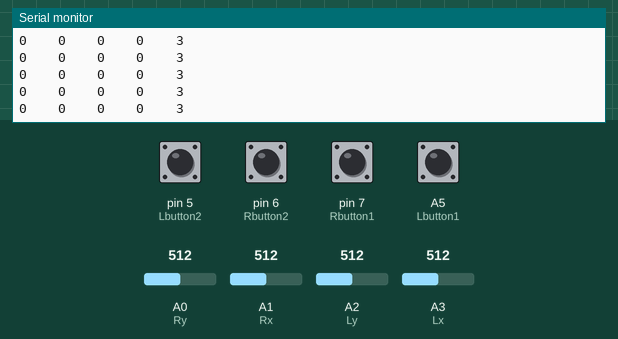
The sketch below on a simulated Arduino Uno, built with avr-gcc and run on an emulated ATmega328P. On the bench: the last lines printed to the serial monitor. The inputs (shaded band) are chosen by the test bench; at power-on: A5 (Lbutton1) HIGH, pin 5 (Lbutton2), pin 6 (Rbutton2), pin 7 (Rbutton1) LOW, A0 (Ry) = 512, A1 (Rx) = 512, A2 (Ly) = 512, A3 (Lx) = 512. No radio packets arrive unless stated.

Above: at 1.2 s.
1.3 s: A0 (Ry) set to 545
At 1.8 s:
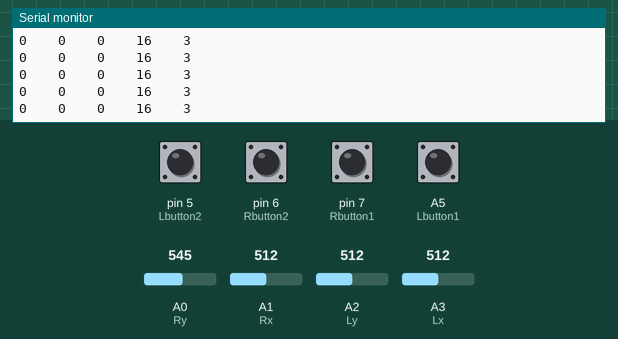
4.3 s: A1 (Rx) set to 544
At 5.3 s:
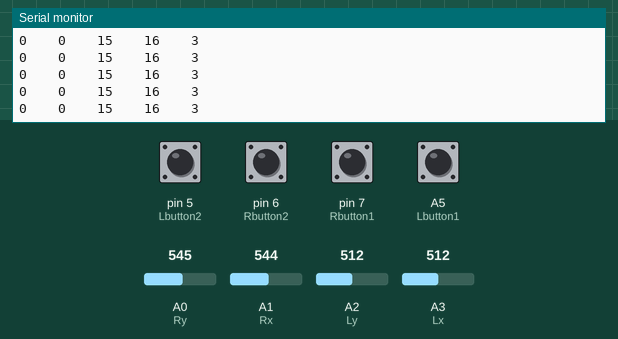
7.3 s: A2 (Ly) set to 542
At 8.2 s:
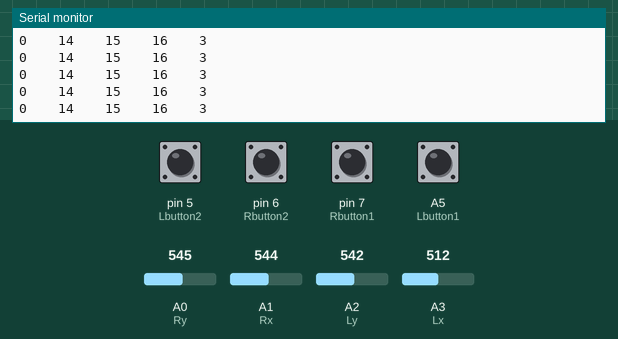

The sketch:

Tx_code_716_2036h.ino
```cpp
/*
tx code 16 July  20.37

*/

/* Stryker - Transmitter
   14.07.2024
   Programme for Radio controlled car with 4 mecanum wheels.
*/


#include <SPI.h>
#include <nRF24L01.h>
#include <RF24.h>
//#include <I2Cdev.h>
#include <Wire.h>

#define Rx A1
#define Ry A0
#define Lx A3
#define Ly A2
#define Rbutton1 7
#define Rbutton2 6
#define Lbutton1 A5
#define Lbutton2 5


int data[5];
int lx; int ly;
int rx; int ry;

RF24 radio(9, 10); //CE, CSN //MSOI-11, MISO-12, CLK-13

const byte password[6] = "00001"; //*enter a security code //


void setup() {

Serial.begin(9600);
  Wire.begin();

  radio.begin();
  radio.openWritingPipe(password);
  radio.setPALevel(RF24_PA_MIN);
  radio.stopListening();


}

void loop() {

int slx=0;
int sly=0;
int srx=0;
int sry=0;
bool ButtonR1 = false;
bool ButtonR2 = false;
bool ButtonL1 = false;
bool ButtonL2 = false;

for(int i=0; i<10; i++){
  lx = analogRead(Lx);
  ly = analogRead(Ly);
  rx = analogRead(Rx);
  ry = analogRead(Ry);

  slx=slx+lx;
  sly=sly+ly;
  srx=srx+rx;
  sry=sry+ry;

}
data[0]=slx/10;
data[1]=sly/10;
data[2]=srx/10;
data[3]=sry/10;

data[0] = map(data[0], 0,1024, -255, 255);
data[1] = map(data[1], 0, 1024, -255, 255);
data[2] = map(data[2], 0,1024, -255, 255);
data[3] = map(data[3], 0, 1024, -255, 255);

if(data[0]>255){
  data[0]=255;
}
if(data[1]>255){
  data[1]=255;
}
if(data[2]>255){
  data[2]=255;
}
if(data[3]>255){
  data[3]=255;
}

 ButtonR1 = digitalRead(Rbutton1);
 ButtonR2 = digitalRead(Rbutton2);
 ButtonL1 = digitalRead(Lbutton1);
 ButtonL2 = digitalRead(Lbutton2);

data[4] = 0;
data[4] += (ButtonR1)? 1 : 0 ;
data[4] += (ButtonR2)? 2 : 0 ;
data[4] += (ButtonL1)? 3 : 0 ;
data[4] += (ButtonL2)? 4 : 0 ;

 radio.write(data, sizeof(data));
Serial.print(data[0]); Serial.print("    ");Serial.print(data[1]);Serial.print("    ");
Serial.print(data[2]); Serial.print("    ");Serial.print(data[3]);Serial.print("    ");
Serial.println(data[4]);
delay(20);

}
```

Measured:
- after the input at 1.3 s, the serial monitor: prints a new line at once (image 1)
- after the input at 4.3 s, the serial monitor: prints a new line at once (image 2)
- after the input at 7.3 s, the serial monitor: prints a new line at once (image 3)
